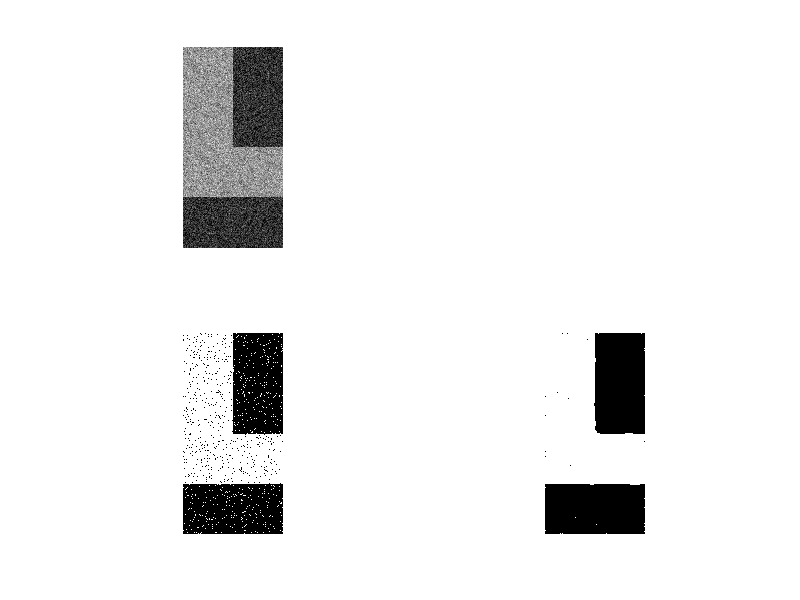

Here is the MATLAB script that generated this plot:
%------------------------------------------------------------
%
% Author : Pratik Shah
% Date : February 25, 2020
% Demo exercise: CS308 Introduction to AI
%
% Markov Random Field for Image Segmentation
%
%-------------------------------------------------------------

clear all;
close all;

%I = imread("noisy_checkerboard_mrf.jpg");
%[M,N] = size(I);

M = 100; N=100;
I(1:100,1:50) = 150+30*randn(100,50);
I(1:100,51:100) = 50 + 30*randn(100,50);

I = [I; I'];
[M,N]=size(I);

S11 = 1:10; S12 = 1:10;
S21 = 90:100; S22 = 90:100;

C1 = I(S11,S12); % class label 1
C2 = I(S21,S22); % class label 2

m(1) = mean(C1(:));
m(2) = mean(C2(:));
s(1) = std(C1(:));
s(2) = std(C2(:));

beta = -100;

% initialize a random assignment of labels {1,2}

%x = 1 + round(rand(M,N));
x1 = abs(I-m(1)); x2 = abs(I-m(2));
x12 = x1-x2;
x12(x12>=0) = 2;
x12(x12<0) = 1;

x = x12;
x(S11,S12) = 1; x(S21,S22)=2; % Known labels

iter_max = 100000;
T = 10000;
for i = 1:iter_max
 l = randperm(M,1); 
 n = randperm(N,1);
 if l==1
	l=2;
 elseif l==M
	l=M-1;
 end
 if n==1
	n=2;
 elseif n==N
	n=N-1;
 end
% if i==1
 xnew = x;  
 Uoldsingle = log(sqrt(2*pi*s(xnew(l,n)).^2))+(I(l,n)-m(xnew(l,n)))./(2*s(xnew(l,n)).^2);
 Uolddouble = beta*((1-2*abs(xnew(l,n)-xnew(l-1,n)))+(1-2*abs(xnew(l,n)-xnew(l,n-1)))+(1-2*abs(xnew(l+1,n)-xnew(l,n)))+(1-2*abs(xnew(l,n+1)-xnew(l,n))));
 Uold = Uoldsingle+Uolddouble;
% end

 xnew(l,n) = 1+mod(xnew(l,n),2);

 Unewsingle = log(sqrt(2*pi*s(xnew(l,n)).^2))+(I(l,n)-m(xnew(l,n)))./(2*s(xnew(l,n)).^2);
 Unewdouble = beta*((1-2*abs(xnew(l,n)-xnew(l-1,n)))+(1-2*abs(xnew(l,n)-xnew(l,n-1)))+(1-2*abs(xnew(l+1,n)-xnew(l,n)))+(1-2*abs(xnew(l,n+1)-xnew(l,n))));
 Unew = Unewsingle+Unewdouble;
 
 deltaU = Unew-Uold;
 if deltaU <= 0
  x = xnew; Uold=Unew;
 else
  if rand < exp(-deltaU/T)
   x = xnew; Uold=Unew;
  end
 end
 T = (T+i)/i;
 x(S11,S12) = 1; x(S21,S22)=2;
end

figure(1); hold on;
subplot(2,2,1); imshow(uint8(I)); hold on;
subplot(2,2,3); imshow(2-x12); hold on;
subplot(2,2,4); imshow(2-x);
